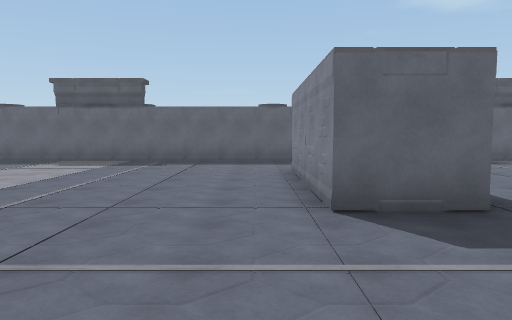
[1] (above)

22 first-person views from a walk through a scene from a Unity 3-D project. The camera is 1.5 m above the floor, tilts 4° down and sees 70° across. The floor is counted in squares, 2 m on a side. Each view is taken from the middle of a square. On the plan, view 1 faces up. The plan holds only what a view shows up to about 11 squares ahead; the rest is blank.

[2]
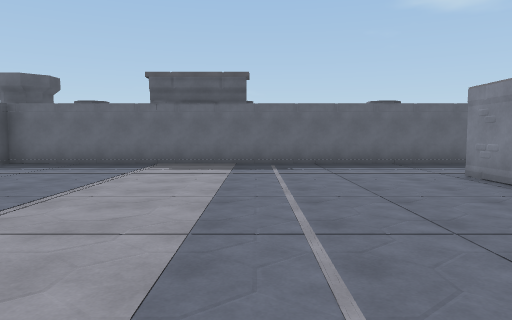

[3]
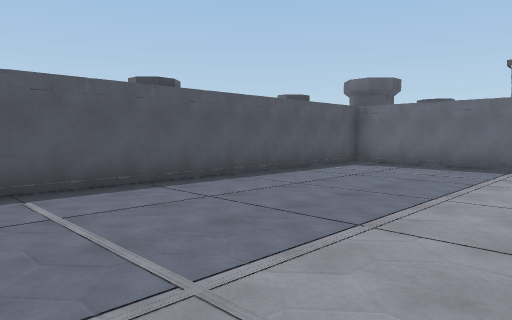

[4]
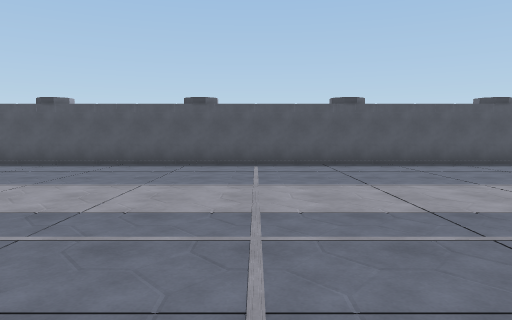

[5]
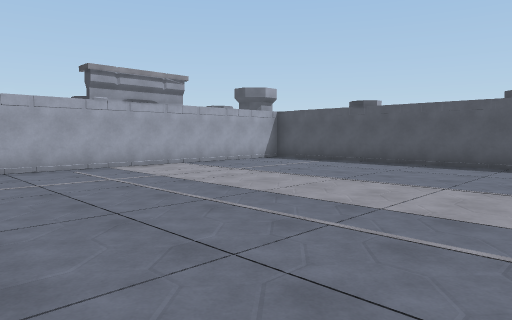

[6]
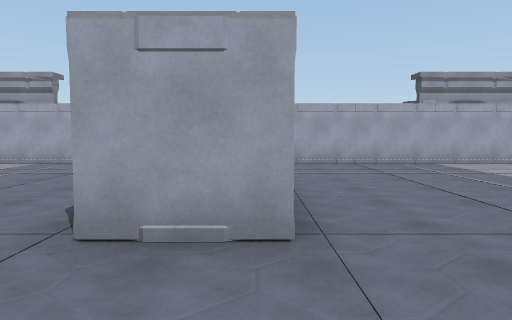

[7]
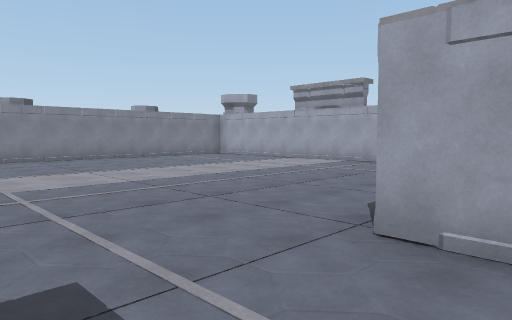

[8]
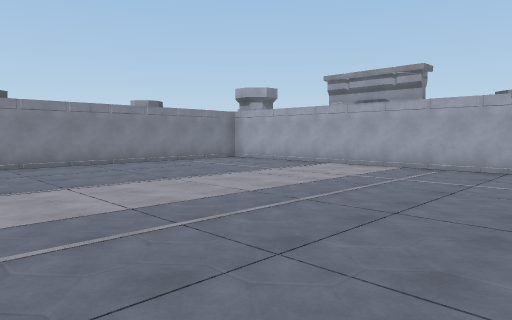

[9]
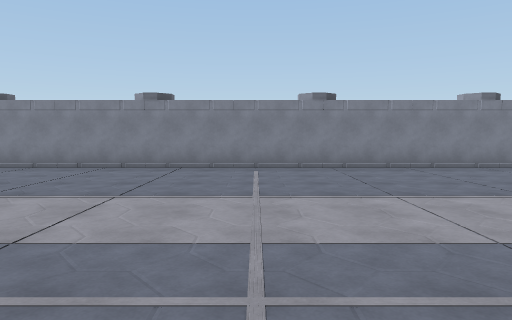

[10]
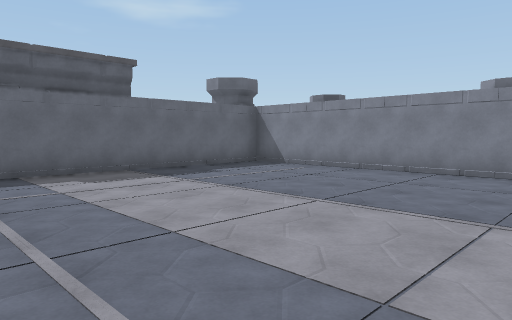

[11]
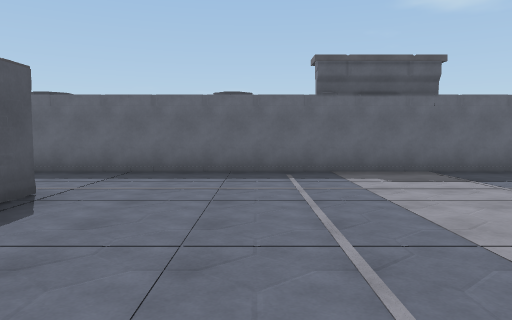

[12]
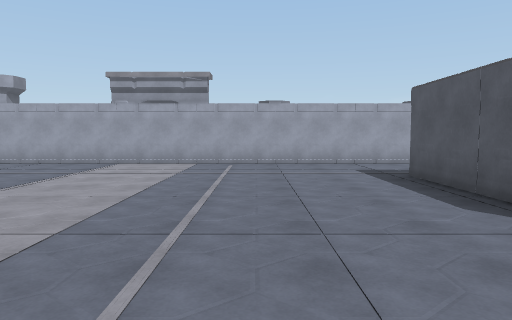

[13]
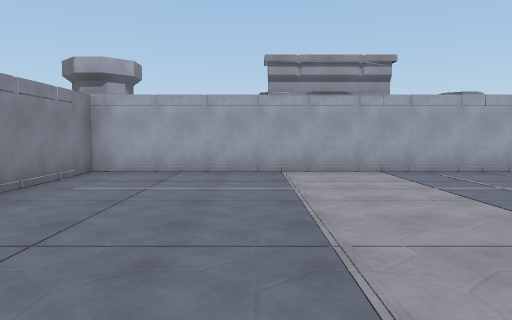

[14]
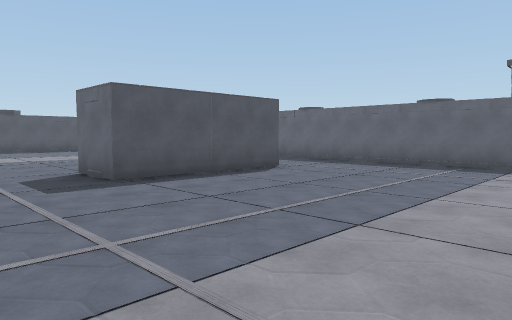

[15]
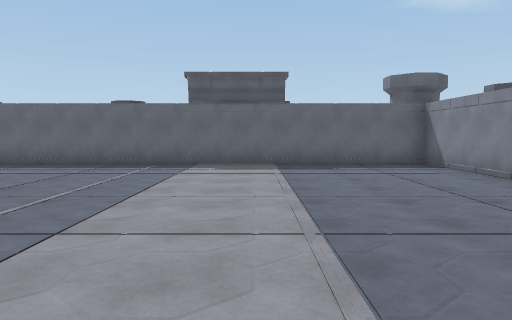

[16]
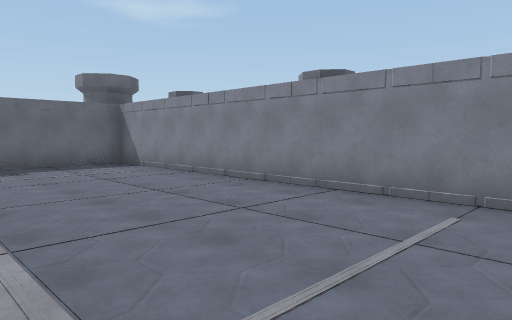

[17]
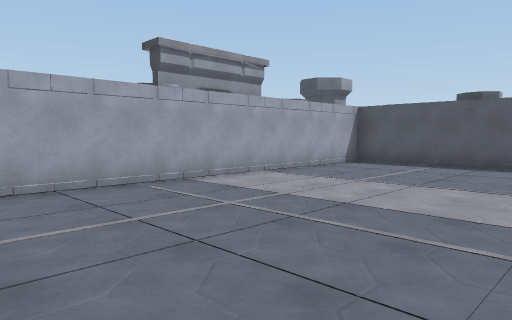

[18]
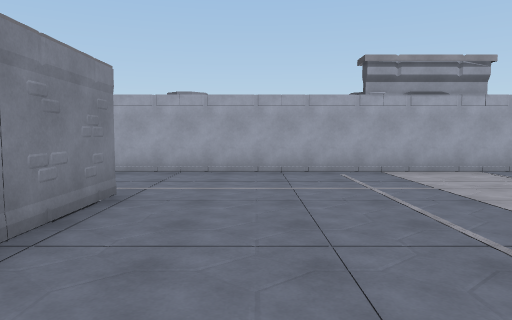

[19]
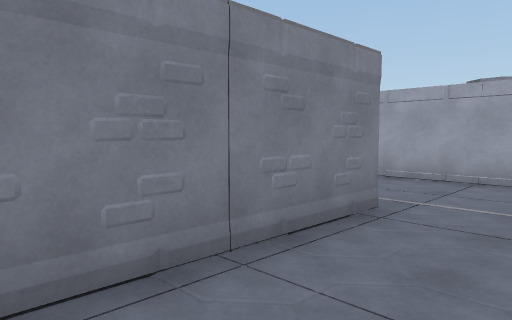

[20]
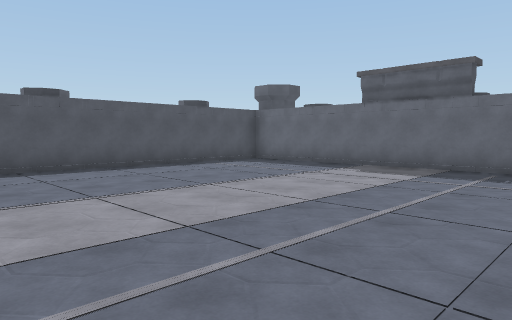

[21]
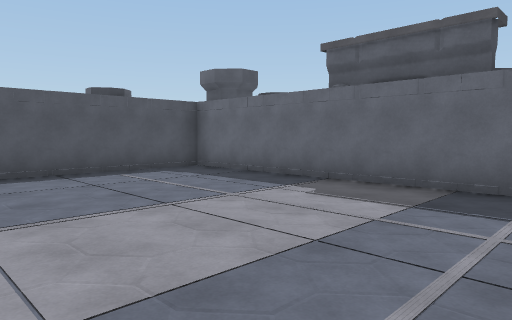

[22]
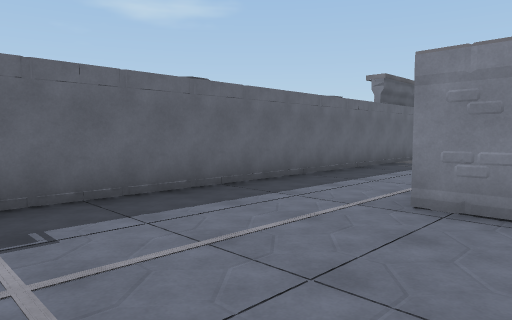

### Floor plan
Points are (right, up) in squares from view 1. A wall is a line through its corners. A room is listed if a view was taken in it or the views show most of it. See-through windows are left out.
Room 1 (views 1, 2, 3, 4, 5, 6, 7, 8, 9, 10, 11, 12, 13, 14, 15, 16, 17, 18, 19, 20, 21, 22)
walls: (0.7, 4.4) (0.7, 6.5); (2.3, -0.7) (2.3, -2.5); (0.8, -1.3) (0.7, -0.8); (0.7, -2.2) (0.8, -1.7); (0.7, -2.5) (0.7, -0.4); (2.3, 6.5) (2.3, 4.4); (-0.5, 10.2) (-2.6, 10.2); (3.6, 10.2) (1.4, 10.2); (-4.4, 10.2) (-6.5, 10.2); (-9.2, 3.5) (-9.2, 1.5); (-9.2, -0.4) (-9.2, -6.2) (12.3, -6.2) (12.3, -4.4); (7.6, 10.2) (5.4, 10.2); (12.3, 1.5) (12.3, 3.5); (-9.2, 7.5) (-9.2, 5.4); (12.3, 5.4) (12.3, 7.5); (12.3, -2.5) (12.3, -0.4); (-9.2, 10.4) (-9.2, 9.4); (12.3, 9.4) (12.3, 10.2) (9.4, 10.2)
objects: other object (-10, -3); other object (-10, 0) to (-10, 1); other object (-10, 4) to (-10, 5); other object (-10, 8) to (-10, 9); other object (-10, 11) to (-9, 12); other object (-8, 11) to (-7, 11); other object (-7, -7); other object (-4, 11) to (-3, 11); other object (-3, -7); other object (0, 11) to (1, 11); other object (1, -7); other object (1, -3) to (2, -3); other object (1, 0) to (2, 0); other object (1, 4) to (2, 4); other object (1, 7) to (2, 7); other object (4, 11) to (5, 11); other object (5, -7); other object (9, -7); other object (12, -7); other object (12, 11); other object (13, -7); other object (13, -4) to (13, -3); other object (13, 0) to (13, 1); other object (13, 4) to (13, 5); other object (13, 8) to (13, 9); other object (13, 11)

Where each view was taken, in squares from view 1:
view 1: 0 up, 0 right, facing up
view 2: 1 up, 3 left, facing up
view 3: 1 up, 4 left, facing up-left
view 4: 2 up, 0 right, facing left
view 5: 2 up, 0 right, facing down-left
view 6: 3 up, 1 right, facing down
view 7: 3 up, 1 right, facing down-right
view 8: 2 up, 3 right, facing down-right
view 9: 2 up, 4 right, facing right
view 10: 3 up, 5 right, facing up-right
view 11: 3 up, 5 right, facing up
view 12: 3 up, 5 right, facing down
view 13: 1 up, 9 right, facing down
view 14: 1 up, 8 right, facing up-left
view 15: 1 up, 8 right, facing up
view 16: 1 up, 8 right, facing up-right
view 17: 1 down, 0 right, facing down-left
view 18: 1 up, 1 left, facing down
view 19: 0 up, 1 left, facing down-right
view 20: 2 up, 1 left, facing up-left
view 21: 5 up, 2 left, facing up-left
view 22: 6 up, 3 left, facing up-right
